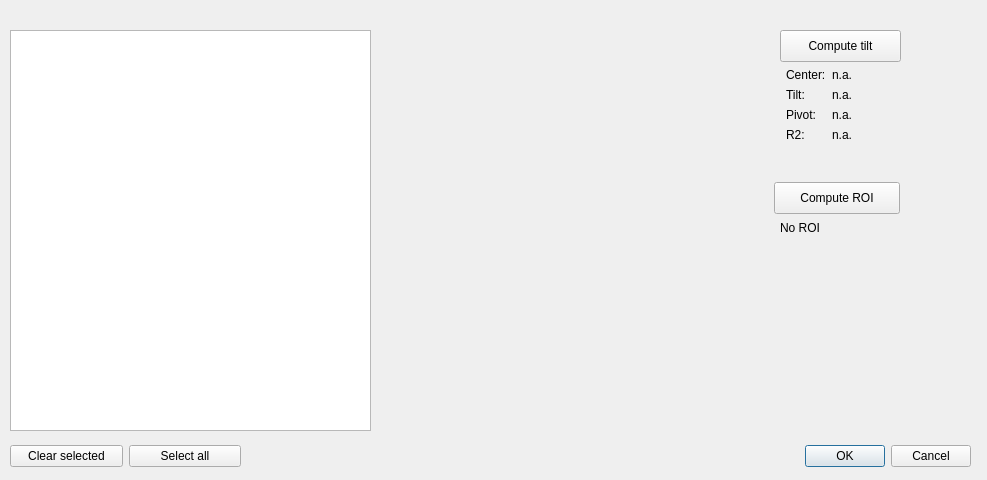
<?xml version="1.0" encoding="UTF-8"?>
<ui version="4.0">
 <class>ViewGeometryListDialog</class>
 <widget class="QDialog" name="ViewGeometryListDialog">
  <property name="geometry">
   <rect>
    <x>0</x>
    <y>0</y>
    <width>987</width>
    <height>480</height>
   </rect>
  </property>
  <property name="windowTitle">
   <string>Stored configurations</string>
  </property>
  <widget class="QDialogButtonBox" name="buttonBox">
   <property name="geometry">
    <rect>
     <x>350</x>
     <y>440</y>
     <width>621</width>
     <height>32</height>
    </rect>
   </property>
   <property name="orientation">
    <enum>Qt::Horizontal</enum>
   </property>
   <property name="standardButtons">
    <set>QDialogButtonBox::Cancel|QDialogButtonBox::Ok</set>
   </property>
  </widget>
  <widget class="QListWidget" name="listWidget">
   <property name="geometry">
    <rect>
     <x>10</x>
     <y>30</y>
     <width>361</width>
     <height>401</height>
    </rect>
   </property>
  </widget>
  <widget class="QtAddons::ImageViewerWidget" name="imageViewer" native="true">
   <property name="geometry">
    <rect>
     <x>380</x>
     <y>29</y>
     <width>391</width>
     <height>401</height>
    </rect>
   </property>
  </widget>
  <widget class="QPushButton" name="buttonMaxROI">
   <property name="geometry">
    <rect>
     <x>774</x>
     <y>182</y>
     <width>126</width>
     <height>32</height>
    </rect>
   </property>
   <property name="text">
    <string>Compute ROI</string>
   </property>
  </widget>
  <widget class="QPushButton" name="buttonComputeTilt">
   <property name="geometry">
    <rect>
     <x>780</x>
     <y>30</y>
     <width>121</width>
     <height>32</height>
    </rect>
   </property>
   <property name="text">
    <string>Compute tilt</string>
   </property>
  </widget>
  <widget class="QLabel" name="labelROI">
   <property name="geometry">
    <rect>
     <x>780</x>
     <y>220</y>
     <width>44</width>
     <height>16</height>
    </rect>
   </property>
   <property name="text">
    <string>No ROI</string>
   </property>
  </widget>
  <widget class="QWidget" name="">
   <property name="geometry">
    <rect>
     <x>10</x>
     <y>440</y>
     <width>231</width>
     <height>32</height>
    </rect>
   </property>
   <layout class="QHBoxLayout" name="horizontalLayout">
    <item>
     <widget class="QPushButton" name="buttonClearSelected">
      <property name="text">
       <string>Clear selected</string>
      </property>
     </widget>
    </item>
    <item>
     <widget class="QPushButton" name="buttonSelectAll">
      <property name="text">
       <string>Select all</string>
      </property>
     </widget>
    </item>
   </layout>
  </widget>
  <widget class="QWidget" name="">
   <property name="geometry">
    <rect>
     <x>786</x>
     <y>68</y>
     <width>171</width>
     <height>90</height>
    </rect>
   </property>
   <layout class="QFormLayout" name="formLayout">
    <item row="0" column="0">
     <widget class="QLabel" name="label1">
      <property name="text">
       <string>Center:</string>
      </property>
     </widget>
    </item>
    <item row="0" column="1">
     <widget class="QLabel" name="labelCenter">
      <property name="sizePolicy">
       <sizepolicy hsizetype="Preferred" vsizetype="Preferred">
        <horstretch>0</horstretch>
        <verstretch>0</verstretch>
       </sizepolicy>
      </property>
      <property name="minimumSize">
       <size>
        <width>50</width>
        <height>0</height>
       </size>
      </property>
      <property name="text">
       <string>n.a.</string>
      </property>
     </widget>
    </item>
    <item row="1" column="0">
     <widget class="QLabel" name="label2">
      <property name="text">
       <string>Tilt:</string>
      </property>
     </widget>
    </item>
    <item row="1" column="1">
     <widget class="QLabel" name="labelTilt">
      <property name="text">
       <string>n.a.</string>
      </property>
     </widget>
    </item>
    <item row="2" column="0">
     <widget class="QLabel" name="label3">
      <property name="text">
       <string>Pivot:</string>
      </property>
     </widget>
    </item>
    <item row="2" column="1">
     <widget class="QLabel" name="labelPivot">
      <property name="text">
       <string>n.a.</string>
      </property>
     </widget>
    </item>
    <item row="3" column="0">
     <widget class="QLabel" name="label4">
      <property name="text">
       <string>R2:</string>
      </property>
     </widget>
    </item>
    <item row="3" column="1">
     <widget class="QLabel" name="labelR2">
      <property name="text">
       <string>n.a.</string>
      </property>
     </widget>
    </item>
   </layout>
  </widget>
 </widget>
 <customwidgets>
  <customwidget>
   <class>QtAddons::ImageViewerWidget</class>
   <extends>QWidget</extends>
   <header location="global">imageviewerwidget.h</header>
   <container>1</container>
  </customwidget>
 </customwidgets>
 <resources/>
 <connections>
  <connection>
   <sender>buttonBox</sender>
   <signal>accepted()</signal>
   <receiver>ViewGeometryListDialog</receiver>
   <slot>accept()</slot>
   <hints>
    <hint type="sourcelabel">
     <x>248</x>
     <y>254</y>
    </hint>
    <hint type="destinationlabel">
     <x>157</x>
     <y>274</y>
    </hint>
   </hints>
  </connection>
  <connection>
   <sender>buttonBox</sender>
   <signal>rejected()</signal>
   <receiver>ViewGeometryListDialog</receiver>
   <slot>reject()</slot>
   <hints>
    <hint type="sourcelabel">
     <x>316</x>
     <y>260</y>
    </hint>
    <hint type="destinationlabel">
     <x>286</x>
     <y>274</y>
    </hint>
   </hints>
  </connection>
 </connections>
</ui>
